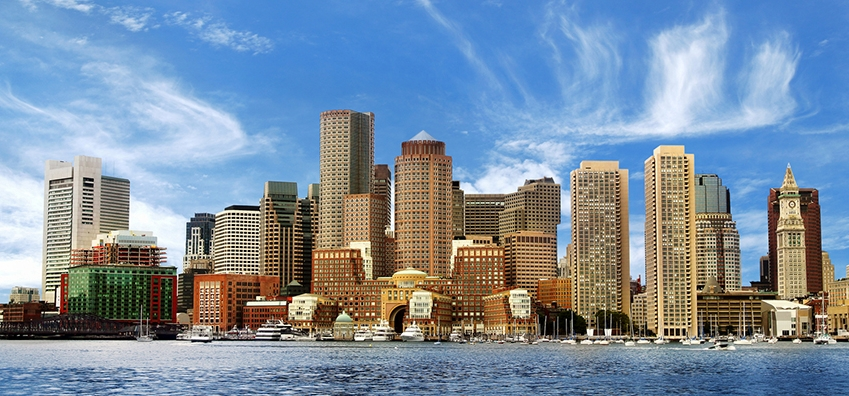
#> input picture photos/boston.jpeg, 849 x 396 px
$ python thresh.py
#> lines starting #> are read from the running program, lines starting #| are printed output that depends on the picture; after the words box and inside, x2 and y2 are one past the last pixel; in counts of white or black regions, pixels touching at a corner belong together
import cv2 as cv
from cv2 import threshold

img=cv.imread('photos/boston.jpeg')
#> img is the input picture: shape (396, 849, 3); mean B, G, R 161.1, 142.3, 124.1
cv.imshow('Cats',img)

gray=cv.cvtColor(img,cv.COLOR_BGR2GRAY)
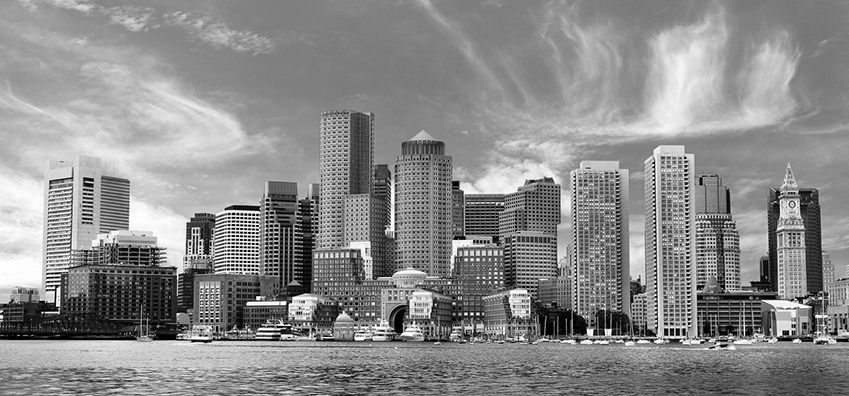
#> gray: shape (396, 849); min 0, max 255, mean 139
cv.imshow('Gray',gray)

# Simple Thresholding
Threshold,thresh=cv.threshold(gray,150,255,cv.THRESH_BINARY)
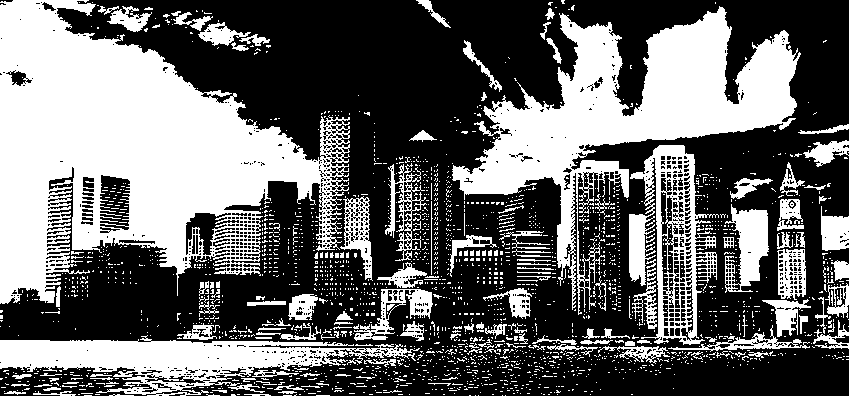
#> thresh: shape (396, 849); 40.4% white; 2287 white regions (2121 under 20 px), largest, box (x1, y1, x2, y2) and area: (0, 0, 350, 304) 55700, (452, 6, 801, 315) 31418, (0, 335, 420, 396) 11203
cv.imshow('simple threshold',thresh)

# inverse simple thresholding
Threshold,thresh_inv=cv.threshold(gray,150,255,cv.THRESH_BINARY_INV)
cv.imshow('simple threshold inverse',thresh_inv)

# adaptive threshold
adaptive_thresh=cv.adaptiveThreshold(gray,255,cv.ADAPTIVE_THRESH_MEAN_C,cv.THRESH_BINARY,13,9)
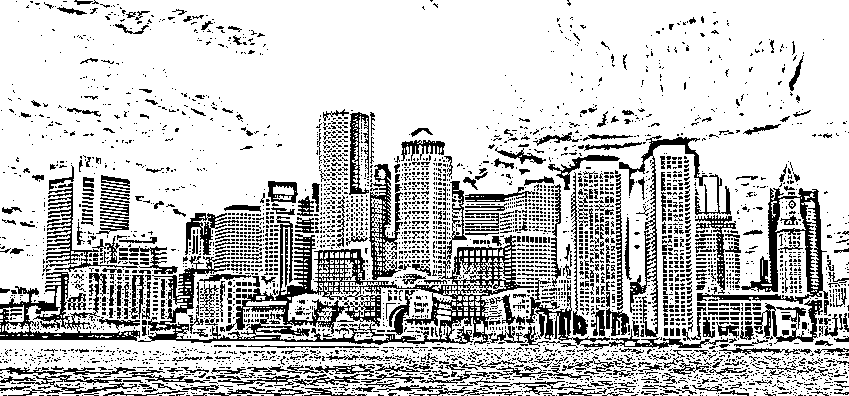
#> adaptive_thresh: shape (396, 849); 77.5% white; black in thin lines or dots
cv.imshow('adaptive threshold',adaptive_thresh)
cv.waitKey(0)

$ run again, with photos/cat.jpeg copied over photos/boston.jpeg
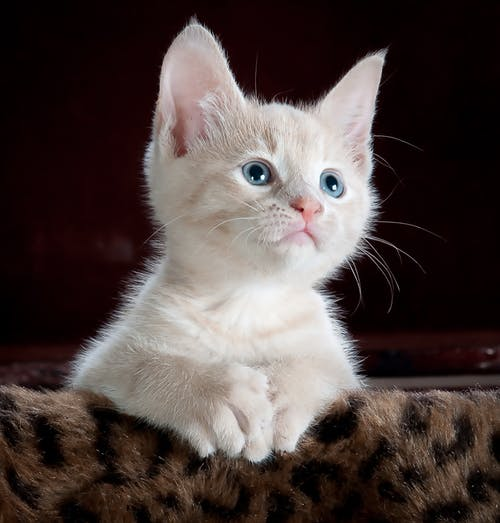
#> input picture photos/cat.jpeg, 500 x 523 px
#> img is the input picture: shape (523, 500, 3); mean B, G, R 64.1, 66.6, 78.3
#> `Threshold,thresh=cv.threshold(gray,150,255,cv.THRESH_BINARY)`:
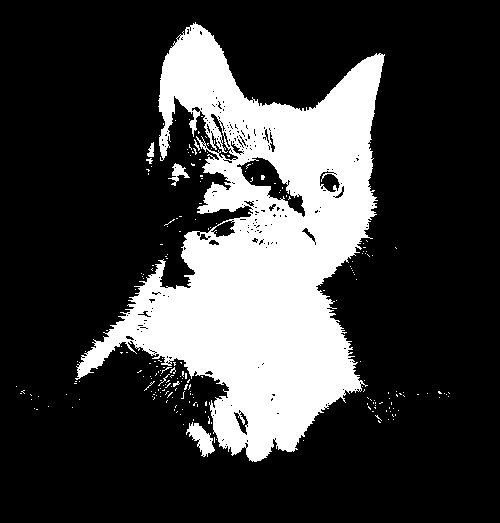
#> thresh: shape (523, 500); 23.8% white; 223 white regions (215 under 20 px), largest, box (x1, y1, x2, y2) and area: (75, 22, 385, 462) 60699, (186, 422, 215, 457) 474, (168, 163, 190, 186) 184
#> `adaptive_thresh=cv.adaptiveThreshold(gray,255,cv.ADAPTIVE_THRESH_MEAN_..`:
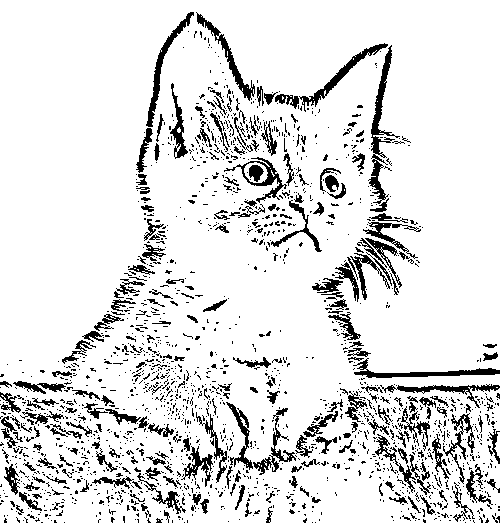
#> adaptive_thresh: shape (523, 500); 87.9% white; 1824 black regions (1577 under 20 px), largest, box (x1, y1, x2, y2) and area: (368, 45, 400, 204) 1130, (353, 358, 500, 378) 771, (146, 12, 194, 127) 740
